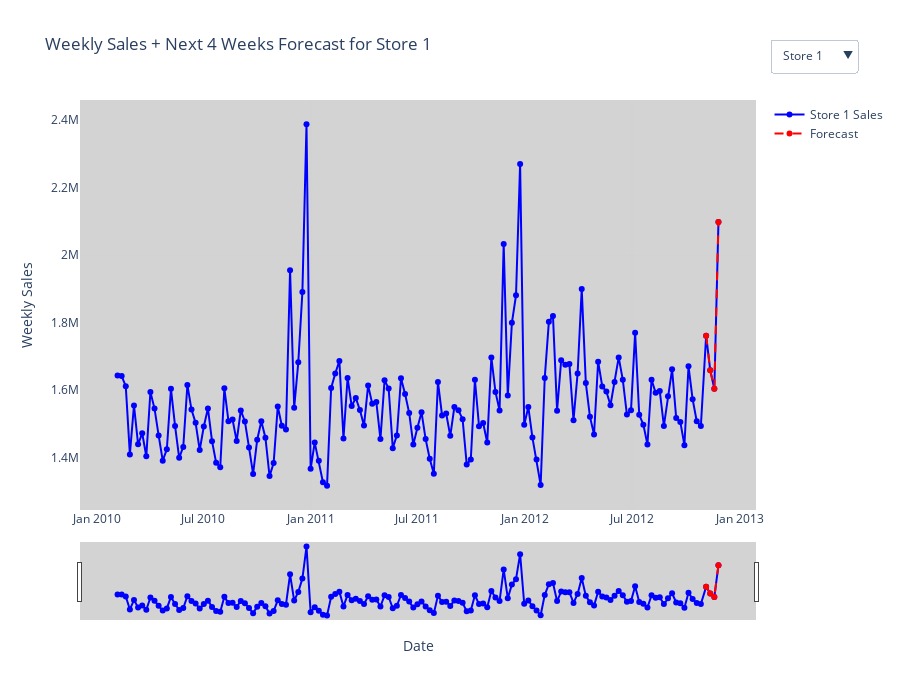

Here is the notebook cell this chart was saved with:
### Code cell
# Create dropdown Plotly chart
fig = go.Figure()

# Initial store
initial_store = list(store_forecasts.keys())[0]
combined_df, forecast_series = store_forecasts[initial_store]

fig.add_trace(go.Scatter(
    x=combined_df.index,
    y=combined_df.values,
    mode="lines+markers",
    name=f"Store {initial_store} Sales",
    line=dict(color="blue")
))

# Highlight forecast in red
fig.add_trace(go.Scatter(
    x=forecast_series.index,
    y=forecast_series.values,
    mode="lines+markers",
    name="Forecast",
    line=dict(color="red", dash="dash")
))

# Dropdown buttons
dropdown_buttons = []
for store in store_forecasts.keys():
    combined_df, forecast_series = store_forecasts[store]

    dropdown_buttons.append(dict(
        method="update",
        label=f"Store {store}",
        args=[
            {
                "x": [combined_df.index, forecast_series.index],
                "y": [combined_df.values, forecast_series.values]
            },
            {
                "title": f"Weekly Sales + Next 4 Weeks Forecast for Store {store}"
            }
        ]
    ))

fig.update_xaxes(
    rangeslider_visible = True,
    showgrid = True,
    gridcolor = "lightgray"
)

fig.update_yaxes(
    showgrid = True,
    gridcolor = "lightgray"
)

# Layout
fig.update_layout(
    title=f"Weekly Sales + Next 4 Weeks Forecast for Store {initial_store}",
    xaxis_title="Date",
    yaxis_title="Weekly Sales",
    updatemenus=[dict(
        buttons=dropdown_buttons,
        direction="down",
        showactive=True,
        x=1.15,
        y=1.15
    )],
    height=700,
    plot_bgcolor="lightgray",
    paper_bgcolor="white"
)

fig.show()

### Figure 1 — Plotly figure (JSON) as saved in the notebook; plotly's stock layout.template omitted (floating-point values rounded to 4 significant figures; data arrays with more than 128 entries replaced by an {"elided": "..."} marker saying what was removed)
{"data": [{"line": {"color": "blue"}, "mode": "lines+markers", "name": "Store 1 Sales", "type": "scatter", "x": {"elided": "147 str values"}, "y": {"elided": "147 float values"}}, {"line": {"color": "red", "dash": "dash"}, "mode": "lines+markers", "name": "Forecast", "type": "scatter", "x": ["2012-11-04T00:00:00.000000000", "2012-11-11T00:00:00.000000000", "2012-11-18T00:00:00.000000000", "2012-11-25T00:00:00.000000000"], "y": [1761000.0, 1659000.0, 1604000.0, 2098000.0]}], "layout": {"height": 700, "paper_bgcolor": "white", "plot_bgcolor": "lightgray", "title": {"text": "Weekly Sales + Next 4 Weeks Forecast for Store 1"}, "updatemenus": [{"buttons": [{"args": [{"x": {"elided": "2 rows, 151 str values in total"}, "y": {"elided": "2 rows, 151 float values in total"}}, {"title": "Weekly Sales + Next 4 Weeks Forecast for Store 1"}], "label": "Store 1", "method": "update"}, {"args": [{"x": {"elided": "2 rows, 151 str values in total"}, "y": {"elided": "2 rows, 151 float values in total"}}, {"title": "Weekly Sales + Next 4 Weeks Forecast for Store 2"}], "label": "Store 2", "method": "update"}, {"args": [{"x": {"elided": "2 rows, 151 str values in total"}, "y": {"elided": "2 rows, 151 float values in total"}}, {"title": "Weekly Sales + Next 4 Weeks Forecast for Store 3"}], "label": "Store 3", "method": "update"}, {"args": [{"x": {"elided": "2 rows, 151 str values in total"}, "y": {"elided": "2 rows, 151 float values in total"}}, {"title": "Weekly Sales + Next 4 Weeks Forecast for Store 4"}], "label": "Store 4", "method": "update"}, {"args": [{"x": {"elided": "2 rows, 151 str values in total"}, "y": {"elided": "2 rows, 151 float values in total"}}, {"title": "Weekly Sales + Next 4 Weeks Forecast for Store 5"}], "label": "Store 5", "method": "update"}, {"args": [{"x": {"elided": "2 rows, 151 str values in total"}, "y": {"elided": "2 rows, 151 float values in total"}}, {"title": "Weekly Sales + Next 4 Weeks Forecast for Store 6"}], "label": "Store 6", "method": "update"}, {"args": [{"x": {"elided": "2 rows, 151 str values in total"}, "y": {"elided": "2 rows, 151 float values in total"}}, {"title": "Weekly Sales + Next 4 Weeks Forecast for Store 7"}], "label": "Store 7", "method": "update"}, {"args": [{"x": {"elided": "2 rows, 151 str values in total"}, "y": {"elided": "2 rows, 151 float values in total"}}, {"title": "Weekly Sales + Next 4 Weeks Forecast for Store 8"}], "label": "Store 8", "method": "update"}, {"args": [{"x": {"elided": "2 rows, 151 str values in total"}, "y": {"elided": "2 rows, 151 float values in total"}}, {"title": "Weekly Sales + Next 4 Weeks Forecast for Store 9"}], "label": "Store 9", "method": "update"}, {"args": [{"x": {"elided": "2 rows, 151 str values in total"}, "y": {"elided": "2 rows, 151 float values in total"}}, {"title": "Weekly Sales + Next 4 Weeks Forecast for Store 10"}], "label": "Store 10", "method": "update"}, {"args": [{"x": {"elided": "2 rows, 151 str values in total"}, "y": {"elided": "2 rows, 151 float values in total"}}, {"title": "Weekly Sales + Next 4 Weeks Forecast for Store 11"}], "label": "Store 11", "method": "update"}, {"args": [{"x": {"elided": "2 rows, 151 str values in total"}, "y": {"elided": "2 rows, 151 float values in total"}}, {"title": "Weekly Sales + Next 4 Weeks Forecast for Store 12"}], "label": "Store 12", "method": "update"}, {"args": [{"x": {"elided": "2 rows, 151 str values in total"}, "y": {"elided": "2 rows, 151 float values in total"}}, {"title": "Weekly Sales + Next 4 Weeks Forecast for Store 13"}], "label": "Store 13", "method": "update"}, {"args": [{"x": {"elided": "2 rows, 151 str values in total"}, "y": {"elided": "2 rows, 151 float values in total"}}, {"title": "Weekly Sales + Next 4 Weeks Forecast for Store 14"}], "label": "Store 14", "method": "update"}, {"args": [{"x": {"elided": "2 rows, 151 str values in total"}, "y": {"elided": "2 rows, 151 float values in total"}}, {"title": "Weekly Sales + Next 4 Weeks Forecast for Store 15"}], "label": "Store 15", "method": "update"}, {"args": [{"x": {"elided": "2 rows, 151 str values in total"}, "y": {"elided": "2 rows, 151 float values in total"}}, {"title": "Weekly Sales + Next 4 Weeks Forecast for Store 16"}], "label": "Store 16", "method": "update"}, {"args": [{"x": {"elided": "2 rows, 151 str values in total"}, "y": {"elided": "2 rows, 151 float values in total"}}, {"title": "Weekly Sales + Next 4 Weeks Forecast for Store 17"}], "label": "Store 17", "method": "update"}, {"args": [{"x": {"elided": "2 rows, 151 str values in total"}, "y": {"elided": "2 rows, 151 float values in total"}}, {"title": "Weekly Sales + Next 4 Weeks Forecast for Store 18"}], "label": "Store 18", "method": "update"}, {"args": [{"x": {"elided": "2 rows, 151 str values in total"}, "y": {"elided": "2 rows, 151 float values in total"}}, {"title": "Weekly Sales + Next 4 Weeks Forecast for Store 19"}], "label": "Store 19", "method": "update"}, {"args": [{"x": {"elided": "2 rows, 151 str values in total"}, "y": {"elided": "2 rows, 151 float values in total"}}, {"title": "Weekly Sales + Next 4 Weeks Forecast for Store 20"}], "label": "Store 20", "method": "update"}, {"args": [{"x": {"elided": "2 rows, 151 str values in total"}, "y": {"elided": "2 rows, 151 float values in total"}}, {"title": "Weekly Sales + Next 4 Weeks Forecast for Store 21"}], "label": "Store 21", "method": "update"}, {"args": [{"x": {"elided": "2 rows, 151 str values in total"}, "y": {"elided": "2 rows, 151 float values in total"}}, {"title": "Weekly Sales + Next 4 Weeks Forecast for Store 22"}], "label": "Store 22", "method": "update"}, {"args": [{"x": {"elided": "2 rows, 151 str values in total"}, "y": {"elided": "2 rows, 151 float values in total"}}, {"title": "Weekly Sales + Next 4 Weeks Forecast for Store 23"}], "label": "Store 23", "method": "update"}, {"args": [{"x": {"elided": "2 rows, 151 str values in total"}, "y": {"elided": "2 rows, 151 float values in total"}}, {"title": "Weekly Sales + Next 4 Weeks Forecast for Store 24"}], "label": "Store 24", "method": "update"}, {"args": [{"x": {"elided": "2 rows, 151 str values in total"}, "y": {"elided": "2 rows, 151 float values in total"}}, {"title": "Weekly Sales + Next 4 Weeks Forecast for Store 25"}], "label": "Store 25", "method": "update"}, {"args": [{"x": {"elided": "2 rows, 151 str values in total"}, "y": {"elided": "2 rows, 151 float values in total"}}, {"title": "Weekly Sales + Next 4 Weeks Forecast for Store 26"}], "label": "Store 26", "method": "update"}, {"args": [{"x": {"elided": "2 rows, 151 str values in total"}, "y": {"elided": "2 rows, 151 float values in total"}}, {"title": "Weekly Sales + Next 4 Weeks Forecast for Store 27"}], "label": "Store 27", "method": "update"}, {"args": [{"x": {"elided": "2 rows, 151 str values in total"}, "y": {"elided": "2 rows, 151 float values in total"}}, {"title": "Weekly Sales + Next 4 Weeks Forecast for Store 28"}], "label": "Store 28", "method": "update"}, {"args": [{"x": {"elided": "2 rows, 151 str values in total"}, "y": {"elided": "2 rows, 151 float values in total"}}, {"title": "Weekly Sales + Next 4 Weeks Forecast for Store 29"}], "label": "Store 29", "method": "update"}, {"args": [{"x": {"elided": "2 rows, 151 str values in total"}, "y": {"elided": "2 rows, 151 float values in total"}}, {"title": "Weekly Sales + Next 4 Weeks Forecast for Store 30"}], "label": "Store 30", "method": "update"}, {"args": [{"x": {"elided": "2 rows, 151 str values in total"}, "y": {"elided": "2 rows, 151 float values in total"}}, {"title": "Weekly Sales + Next 4 Weeks Forecast for Store 31"}], "label": "Store 31", "method": "update"}, {"args": [{"x": {"elided": "2 rows, 151 str values in total"}, "y": {"elided": "2 rows, 151 float values in total"}}, {"title": "Weekly Sales + Next 4 Weeks Forecast for Store 32"}], "label": "Store 32", "method": "update"}, {"args": [{"x": {"elided": "2 rows, 151 str values in total"}, "y": {"elided": "2 rows, 151 float values in total"}}, {"title": "Weekly Sales + Next 4 Weeks Forecast for Store 33"}], "label": "Store 33", "method": "update"}, {"args": [{"x": {"elided": "2 rows, 151 str values in total"}, "y": {"elided": "2 rows, 151 float values in total"}}, {"title": "Weekly Sales + Next 4 Weeks Forecast for Store 34"}], "label": "Store 34", "method": "update"}, {"args": [{"x": {"elided": "2 rows, 151 str values in total"}, "y": {"elided": "2 rows, 151 float values in total"}}, {"title": "Weekly Sales + Next 4 Weeks Forecast for Store 35"}], "label": "Store 35", "method": "update"}, {"args": [{"x": {"elided": "2 rows, 151 str values in total"}, "y": {"elided": "2 rows, 151 float values in total"}}, {"title": "Weekly Sales + Next 4 Weeks Forecast for Store 36"}], "label": "Store 36", "method": "update"}, {"args": [{"x": {"elided": "2 rows, 151 str values in total"}, "y": {"elided": "2 rows, 151 float values in total"}}, {"title": "Weekly Sales + Next 4 Weeks Forecast for Store 37"}], "label": "Store 37", "method": "update"}, {"args": [{"x": {"elided": "2 rows, 151 str values in total"}, "y": {"elided": "2 rows, 151 float values in total"}}, {"title": "Weekly Sales + Next 4 Weeks Forecast for Store 38"}], "label": "Store 38", "method": "update"}, {"args": [{"x": {"elided": "2 rows, 151 str values in total"}, "y": {"elided": "2 rows, 151 float values in total"}}, {"title": "Weekly Sales + Next 4 Weeks Forecast for Store 39"}], "label": "Store 39", "method": "update"}, {"args": [{"x": {"elided": "2 rows, 151 str values in total"}, "y": {"elided": "2 rows, 151 float values in total"}}, {"title": "Weekly Sales + Next 4 Weeks Forecast for Store 40"}], "label": "Store 40", "method": "update"}, {"args": [{"x": {"elided": "2 rows, 151 str values in total"}, "y": {"elided": "2 rows, 151 float values in total"}}, {"title": "Weekly Sales + Next 4 Weeks Forecast for Store 41"}], "label": "Store 41", "method": "update"}, {"args": [{"x": {"elided": "2 rows, 151 str values in total"}, "y": {"elided": "2 rows, 151 float values in total"}}, {"title": "Weekly Sales + Next 4 Weeks Forecast for Store 42"}], "label": "Store 42", "method": "update"}, {"args": [{"x": {"elided": "2 rows, 151 str values in total"}, "y": {"elided": "2 rows, 151 float values in total"}}, {"title": "Weekly Sales + Next 4 Weeks Forecast for Store 43"}], "label": "Store 43", "method": "update"}, {"args": [{"x": {"elided": "2 rows, 151 str values in total"}, "y": {"elided": "2 rows, 151 float values in total"}}, {"title": "Weekly Sales + Next 4 Weeks Forecast for Store 44"}], "label": "Store 44", "method": "update"}, {"args": [{"x": {"elided": "2 rows, 151 str values in total"}, "y": {"elided": "2 rows, 151 float values in total"}}, {"title": "Weekly Sales + Next 4 Weeks Forecast for Store 45"}], "label": "Store 45", "method": "update"}], "direction": "down", "showactive": true, "x": 1.15, "y": 1.15}], "xaxis": {"gridcolor": "lightgray", "rangeslider": {"visible": true}, "showgrid": true, "title": {"text": "Date"}}, "yaxis": {"gridcolor": "lightgray", "showgrid": true, "title": {"text": "Weekly Sales"}}}}
